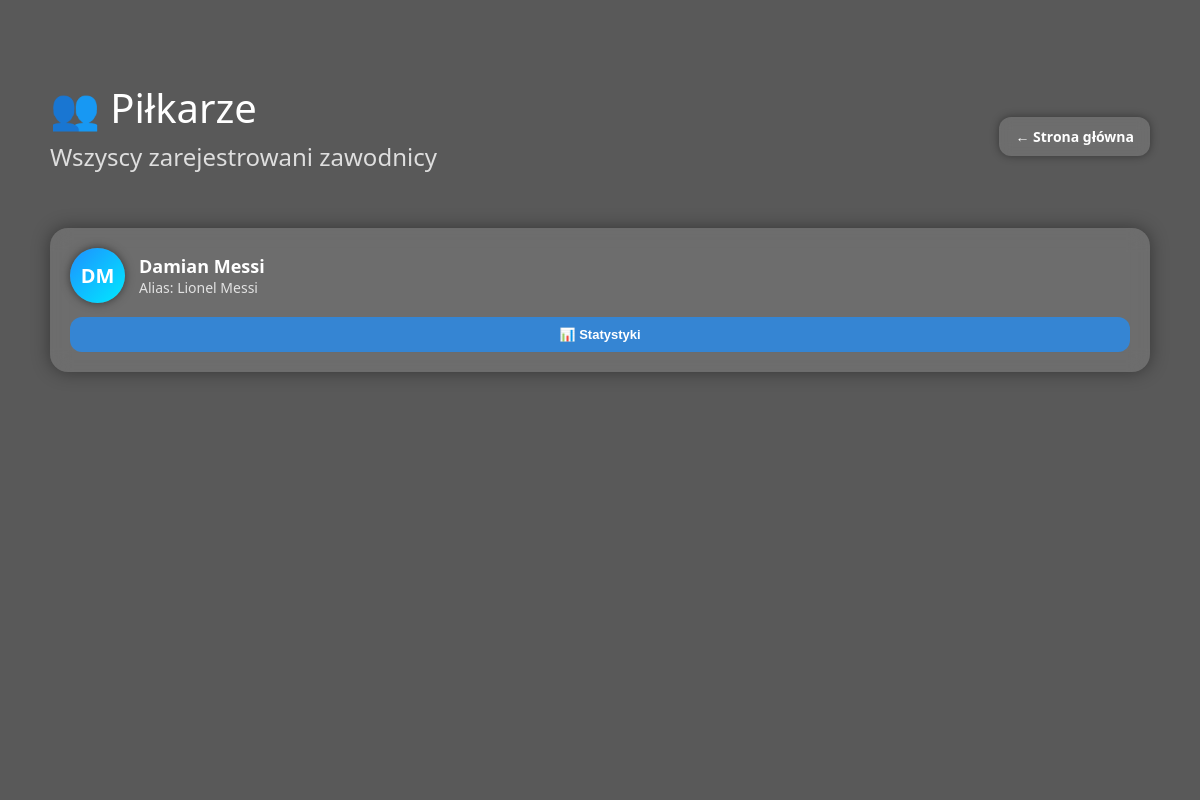
The page /pilkarze on the database its author committed.
### tables this page shows
CREATE TABLE users (
            id INTEGER PRIMARY KEY AUTOINCREMENT,
            first_name TEXT NOT NULL,
            last_name TEXT NOT NULL,
            player_alias TEXT UNIQUE NOT NULL,
            is_admin INTEGER DEFAULT 0
        );

### app.py (the view)
@app.route("/pilkarze")
def pilkarze():
    conn = get_db()
    gracze = conn.execute("""
        SELECT id, first_name, last_name, player_alias
        FROM users
        ORDER BY first_name ASC
    """).fetchall()
    conn.close()
    return render_template("pilkarze.html", players=gracze)

### db.py (called while the page is built)
def get_db():
    conn = sqlite3.connect("database.db")
    conn.row_factory = sqlite3.Row
    return conn

### templates/pilkarze.html (shortened to what this page needs)
<!DOCTYPE html>
<html lang="pl">
<head>
</head>
<body>
<div class="overlay"></div>
<div class="container">
    <div class="top-bar">
        <div>
            <h1>👥 Piłkarze</h1>
            <h2>Wszyscy zarejestrowani zawodnicy</h2>
        </div>
        <div>
            <a href="/" class="btn-modern">← Strona główna</a>
        </div>
    </div>
    <div class="players-grid">
        {% for p in players %}
        <div class="player-card">
            <div class="player-header">
                <div class="player-avatar">
                    {{ p.first_name[0] }}{{ p.last_name[0] }}
                </div>
                <div>
                    <div class="player-name">{{ p.first_name }} {{ p.last_name }}</div>
                    <div class="player-alias">Alias: {{ p.player_alias }}</div>
                </div>
            </div>
            <button class="btn-stats" onclick="showStats({{ p.id }})">📊 Statystyki</button>
        </div>
        {% endfor %}
    </div>
</div>
</body>
</html>

### templates/pilkarze.html (style rules this page uses)
body { margin: 0; padding: 0; font-family: "Segoe UI", Arial, sans-serif; color: #fff; background-image: url('/static/stadium.jpg'); background-size: cover; background-position: center; background-repeat: no-repeat; }
.overlay { position: fixed; inset: 0; background: rgba(0,0,0,0.65); backdrop-filter: blur(6px); z-index: -1; }
.container { max-width: 1100px; margin: 60px auto; padding: 20px; }
.top-bar { display: flex; justify-content: space-between; align-items: center; margin-bottom: 35px; }
h1 { font-weight: 300; font-size: 40px; margin: 0; }
h2 { font-weight: 300; opacity: 0.8; margin-top: 5px; }
.btn-modern { padding: 10px 16px; border-radius: 12px; font-size: 14px; font-weight: 600; cursor: pointer; border: none; text-decoration: none; display: inline-block; transition: 0.25s ease; backdrop-filter: blur(6px); background: rgba(255,255,255,0.12); color: #fff; box-shadow: 0 0 8px rgba(0,0,0,0.4); }
.players-grid { display: grid; grid-template-columns: repeat(auto-fit, minmax(260px, 1fr)); gap: 22px; }
.player-card { background: rgba(255,255,255,0.12); padding: 20px; border-radius: 18px; backdrop-filter: blur(10px); box-shadow: 0 0 18px rgba(0,0,0,0.4); display: flex; flex-direction: column; gap: 14px; transition: 0.25s ease; }
.player-header { display: flex; align-items: center; gap: 14px; }
.player-avatar { width: 55px; height: 55px; border-radius: 50%; background: linear-gradient(135deg, #1e90ff, #00eaff); display: flex; align-items: center; justify-content: center; font-weight: 700; font-size: 20px; color: #fff; box-shadow: 0 0 10px rgba(0,0,0,0.5); }
.player-name { font-size: 18px; font-weight: 600; }
.player-alias { font-size: 14px; opacity: 0.8; }
.btn-stats { padding: 10px 14px; border-radius: 12px; font-size: 13px; font-weight: 600; cursor: pointer; border: none; display: inline-block; transition: 0.25s ease; background: rgba(30,144,255,0.7); color: #fff; text-align: center; }

### rows shown on the page
users: first_name "D", last_name "M", first_name "Damian", last_name "Messi", player_alias "Lionel Messi"
